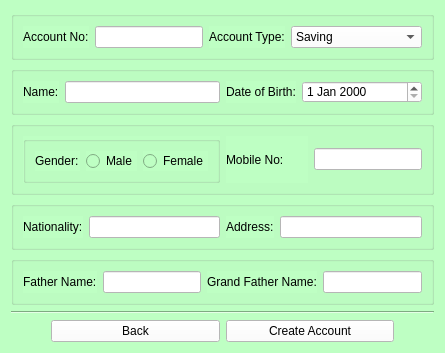
<?xml version="1.0" encoding="UTF-8"?>
<ui version="4.0">
 <class>account_open</class>
 <widget class="QWidget" name="account_open">
  <property name="geometry">
   <rect>
    <x>0</x>
    <y>0</y>
    <width>445</width>
    <height>309</height>
   </rect>
  </property>
  <property name="windowTitle">
   <string>Account Open</string>
  </property>
  <property name="windowIcon">
   <iconset resource="resource.qrc">
    <normaloff>:/new/Resource/Login.png</normaloff>:/new/Resource/Login.png</iconset>
  </property>
  <property name="styleSheet">
   <string notr="true">background-color: rgb(190, 255, 195);</string>
  </property>
  <layout class="QVBoxLayout" name="verticalLayout">
   <item>
    <widget class="QGroupBox" name="ao_groupbox_acc">
     <property name="title">
      <string/>
     </property>
     <layout class="QHBoxLayout" name="horizontalLayout_11">
      <item>
       <layout class="QHBoxLayout" name="horizontalLayout">
        <item>
         <widget class="QLabel" name="label">
          <property name="text">
           <string>Account No:</string>
          </property>
         </widget>
        </item>
        <item>
         <widget class="QLineEdit" name="ao_acc_no">
          <property name="sizePolicy">
           <sizepolicy hsizetype="Preferred" vsizetype="Fixed">
            <horstretch>0</horstretch>
            <verstretch>0</verstretch>
           </sizepolicy>
          </property>
          <property name="styleSheet">
           <string notr="true">background-color: rgb(255, 255, 255);</string>
          </property>
         </widget>
        </item>
       </layout>
      </item>
      <item>
       <layout class="QHBoxLayout" name="horizontalLayout_2">
        <item>
         <widget class="QLabel" name="label_2">
          <property name="sizePolicy">
           <sizepolicy hsizetype="Preferred" vsizetype="Preferred">
            <horstretch>0</horstretch>
            <verstretch>0</verstretch>
           </sizepolicy>
          </property>
          <property name="text">
           <string>Account Type:</string>
          </property>
         </widget>
        </item>
        <item>
         <widget class="QComboBox" name="ao_type">
          <property name="sizePolicy">
           <sizepolicy hsizetype="MinimumExpanding" vsizetype="Fixed">
            <horstretch>0</horstretch>
            <verstretch>0</verstretch>
           </sizepolicy>
          </property>
          <property name="styleSheet">
           <string notr="true">background-color: rgb(255, 255, 255);</string>
          </property>
          <item>
           <property name="text">
            <string>Saving</string>
           </property>
          </item>
          <item>
           <property name="text">
            <string>Current</string>
           </property>
          </item>
         </widget>
        </item>
       </layout>
      </item>
     </layout>
    </widget>
   </item>
   <item>
    <widget class="QGroupBox" name="ao_groupbox_name_dob">
     <property name="title">
      <string/>
     </property>
     <layout class="QHBoxLayout" name="horizontalLayout_12">
      <item>
       <layout class="QHBoxLayout" name="horizontalLayout_3">
        <item>
         <widget class="QLabel" name="label_3">
          <property name="text">
           <string>Name:</string>
          </property>
         </widget>
        </item>
        <item>
         <widget class="QLineEdit" name="ao_name">
          <property name="sizePolicy">
           <sizepolicy hsizetype="Expanding" vsizetype="Fixed">
            <horstretch>0</horstretch>
            <verstretch>0</verstretch>
           </sizepolicy>
          </property>
          <property name="styleSheet">
           <string notr="true">background-color: rgb(255, 255, 255);</string>
          </property>
         </widget>
        </item>
       </layout>
      </item>
      <item>
       <layout class="QHBoxLayout" name="horizontalLayout_10">
        <item>
         <widget class="QLabel" name="label_9">
          <property name="text">
           <string>Date of Birth:</string>
          </property>
         </widget>
        </item>
        <item>
         <widget class="QDateEdit" name="ao_dob">
          <property name="sizePolicy">
           <sizepolicy hsizetype="MinimumExpanding" vsizetype="Fixed">
            <horstretch>0</horstretch>
            <verstretch>0</verstretch>
           </sizepolicy>
          </property>
          <property name="styleSheet">
           <string notr="true">background-color: rgb(255, 255, 255);</string>
          </property>
         </widget>
        </item>
       </layout>
      </item>
     </layout>
    </widget>
   </item>
   <item>
    <widget class="QGroupBox" name="ao_groupbox_gender_mob">
     <property name="title">
      <string/>
     </property>
     <layout class="QHBoxLayout" name="horizontalLayout_13">
      <item>
       <widget class="QGroupBox" name="ao_gender">
        <property name="title">
         <string/>
        </property>
        <layout class="QHBoxLayout" name="horizontalLayout_5">
         <item>
          <widget class="QLabel" name="label_5">
           <property name="text">
            <string>Gender:</string>
           </property>
          </widget>
         </item>
         <item>
          <widget class="QRadioButton" name="ao_male">
           <property name="styleSheet">
            <string notr="true"/>
           </property>
           <property name="text">
            <string>Male</string>
           </property>
          </widget>
         </item>
         <item>
          <widget class="QRadioButton" name="ao_female">
           <property name="styleSheet">
            <string notr="true"/>
           </property>
           <property name="text">
            <string>Female</string>
           </property>
          </widget>
         </item>
        </layout>
       </widget>
      </item>
      <item>
       <layout class="QHBoxLayout" name="horizontalLayout_6">
        <item>
         <widget class="QLabel" name="label_6">
          <property name="text">
           <string>Mobile No:</string>
          </property>
         </widget>
        </item>
        <item>
         <widget class="QLineEdit" name="ao_mobno">
          <property name="sizePolicy">
           <sizepolicy hsizetype="Preferred" vsizetype="Fixed">
            <horstretch>0</horstretch>
            <verstretch>0</verstretch>
           </sizepolicy>
          </property>
          <property name="styleSheet">
           <string notr="true">background-color: rgb(255, 255, 255);</string>
          </property>
         </widget>
        </item>
       </layout>
      </item>
     </layout>
    </widget>
   </item>
   <item>
    <widget class="QGroupBox" name="ao_groupbox_address">
     <property name="title">
      <string/>
     </property>
     <layout class="QHBoxLayout" name="horizontalLayout_14">
      <item>
       <layout class="QHBoxLayout" name="horizontalLayout_9">
        <item>
         <widget class="QLabel" name="label_10">
          <property name="text">
           <string>Nationality:</string>
          </property>
         </widget>
        </item>
        <item>
         <widget class="QLineEdit" name="ao_nationality">
          <property name="styleSheet">
           <string notr="true">background-color: rgb(255, 255, 255);</string>
          </property>
         </widget>
        </item>
       </layout>
      </item>
      <item>
       <layout class="QHBoxLayout" name="horizontalLayout_4">
        <item>
         <widget class="QLabel" name="label_4">
          <property name="text">
           <string>Address:</string>
          </property>
         </widget>
        </item>
        <item>
         <widget class="QLineEdit" name="ao_address">
          <property name="styleSheet">
           <string notr="true">background-color: rgb(255, 255, 255);</string>
          </property>
         </widget>
        </item>
       </layout>
      </item>
     </layout>
    </widget>
   </item>
   <item>
    <widget class="QGroupBox" name="ao_groupbox_parent">
     <property name="title">
      <string/>
     </property>
     <layout class="QHBoxLayout" name="horizontalLayout_15">
      <item>
       <layout class="QHBoxLayout" name="horizontalLayout_8">
        <item>
         <widget class="QLabel" name="label_7">
          <property name="text">
           <string>Father Name:</string>
          </property>
         </widget>
        </item>
        <item>
         <widget class="QLineEdit" name="ao_fname">
          <property name="sizePolicy">
           <sizepolicy hsizetype="Expanding" vsizetype="Fixed">
            <horstretch>0</horstretch>
            <verstretch>0</verstretch>
           </sizepolicy>
          </property>
          <property name="styleSheet">
           <string notr="true">background-color: rgb(255, 255, 255);</string>
          </property>
         </widget>
        </item>
       </layout>
      </item>
      <item>
       <layout class="QHBoxLayout" name="horizontalLayout_7">
        <item>
         <widget class="QLabel" name="label_8">
          <property name="text">
           <string>Grand Father Name:</string>
          </property>
         </widget>
        </item>
        <item>
         <widget class="QLineEdit" name="ao_gfname">
          <property name="styleSheet">
           <string notr="true">background-color: rgb(255, 255, 255);</string>
          </property>
         </widget>
        </item>
       </layout>
      </item>
     </layout>
    </widget>
   </item>
   <item>
    <widget class="Line" name="line">
     <property name="orientation">
      <enum>Qt::Horizontal</enum>
     </property>
    </widget>
   </item>
   <item>
    <layout class="QHBoxLayout" name="horizontalLayout_17">
     <item>
      <spacer name="horizontalSpacer">
       <property name="orientation">
        <enum>Qt::Horizontal</enum>
       </property>
       <property name="sizeType">
        <enum>QSizePolicy::Preferred</enum>
       </property>
       <property name="sizeHint" stdset="0">
        <size>
         <width>40</width>
         <height>20</height>
        </size>
       </property>
      </spacer>
     </item>
     <item>
      <layout class="QHBoxLayout" name="horizontalLayout_16">
       <item>
        <widget class="QPushButton" name="ao_back">
         <property name="styleSheet">
          <string notr="true">background-color: rgb(255, 255, 255);</string>
         </property>
         <property name="text">
          <string>Back</string>
         </property>
        </widget>
       </item>
       <item>
        <widget class="QPushButton" name="ao_push">
         <property name="styleSheet">
          <string notr="true">background-color: rgb(255, 255, 255);</string>
         </property>
         <property name="text">
          <string>Create Account</string>
         </property>
        </widget>
       </item>
      </layout>
     </item>
     <item>
      <spacer name="horizontalSpacer_2">
       <property name="orientation">
        <enum>Qt::Horizontal</enum>
       </property>
       <property name="sizeType">
        <enum>QSizePolicy::Preferred</enum>
       </property>
       <property name="sizeHint" stdset="0">
        <size>
         <width>40</width>
         <height>20</height>
        </size>
       </property>
      </spacer>
     </item>
    </layout>
   </item>
  </layout>
 </widget>
 <resources>
  <include location="resource.qrc"/>
 </resources>
 <connections/>
</ui>
